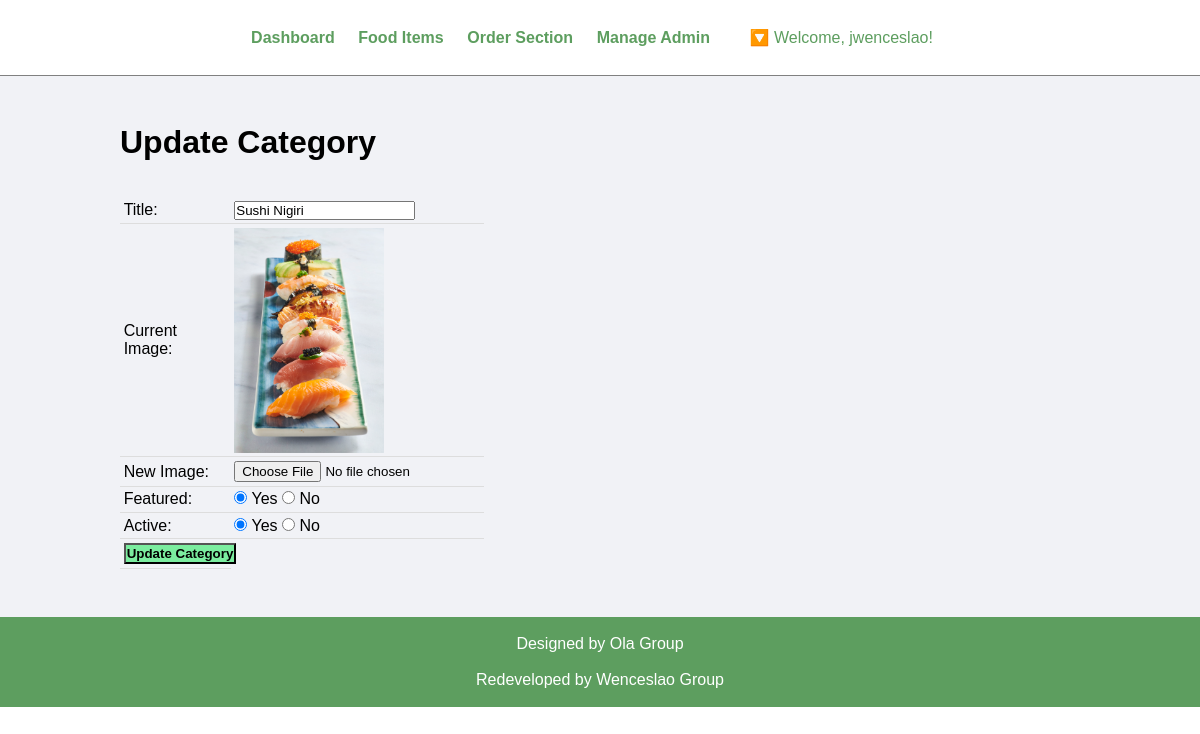
The app's page /admin/update-category.php?id=10 (signed in) with its own data.
### tables this page shows
CREATE TABLE `tbl_category` (
  `id` int(10) UNSIGNED NOT NULL,
  `title` varchar(100) NOT NULL,
  `image_name` varchar(255) NOT NULL,
  `featured` varchar(10) NOT NULL,
  `active` varchar(10) NOT NULL
);

### admin/update-category.php (the view, shortened to what this page needs)
<?php include('partials/menu.php'); ?>
<div class="main-content">
    <div class="wrapper">
        <h1>Update Category</h1>
        <br><br>
        <?php
            if(isset($_GET['id']))
            {
                $id = $_GET['id'];
                $sql = "SELECT * FROM tbl_category WHERE id=$id";
                $res = mysqli_query($db, $sql);
                $count = mysqli_num_rows($res);
                if($count==1)
                {
                    $row = mysqli_fetch_assoc($res);
                    $title = $row['title'];
                    $current_image = $row['image_name'];
                    $featured = $row['featured'];
                    $active = $row['active'];
                }
                else
                {
                    $_SESSION['no-category-found'] = "<div class='error'>Category not Found.</div>";
                    header('location:'.SITEURL.'admin/manage-category.php');
                }
            }
            else
            {
                header('location:'.SITEURL.'admin/manage-category.php');
            }
        ?>
        <form action="" method="POST" enctype="multipart/form-data">
            <table class="tbl-30">
                <tr>
                    <td>Title: </td>
                    <td>
                        <input type="text" name="title" value="<?php echo $title; ?>">
                    </td>
                </tr>
                <tr>
                    <td>Current Image: </td>
                    <td>
                        <?php
                            if($current_image != "")
                            {
                                ?>
                                <img src="<?php echo SITEURL; ?>images/category/<?php echo $current_image; ?>" width="150px">
                                <?php
                            }
                            else
                            {
                                echo "<div class='error'>Image Not Added.</div>";
                            }
                        ?>
                    </td>
                </tr>
                <tr>
                    <td>New Image: </td>
                    <td>
                        <input type="file" name="image">
                    </td>
                </tr>
                <tr>
                    <td>Featured: </td>
                    <td>
                        <input <?php if($featured=="Yes"){echo "checked";} ?> type="radio" name="featured" value="Yes"> Yes
                        <input <?php if($featured=="No"){echo "checked";} ?> type="radio" name="featured" value="No"> No
                    </td>
                </tr>
                <tr>
                    <td>Active: </td>
                    <td>
                        <input <?php if($active=="Yes"){echo "checked";} ?> type="radio" name="active" value="Yes"> Yes
                        <input <?php if($active=="No"){echo "checked";} ?> type="radio" name="active" value="No"> No
                    </td>
                </tr>
                <tr>
                    <td>
                        <input type="submit" name="submit" value="Update Category" class="btn-secondary">
                    </td>
                </tr>
            </table>
        </form>
    </div>
</div>
<?php include('partials/footer.php'); ?>

### css/admin.css (style rules this page uses)
* { margin: 0; padding: 0; font-family: Arial, Helvetica, sans-serif; }
.wrapper { padding: 1%; width: 80%; margin: 0 auto; }
.tbl-30 { width: 30%; }
table { border-collapse: collapse; width: 100%; }
th, td { padding: 8px; text-align: left; border-bottom: 1px solid #ddd; }
table tr td { padding: 1%; }
.btn-secondary { background-color: #7bed9f; padding: 1%; color: black; text-decoration: none; font-weight: bold; }
.main-content { background-color: #f1f2f6; padding: 3% 0; }

### records on screen
tbl_category: title "Sushi Nigiri", image_name (picture), featured "☑", active "☑"

### other values on screen
$_SESSION['username'] "jwenceslao"
